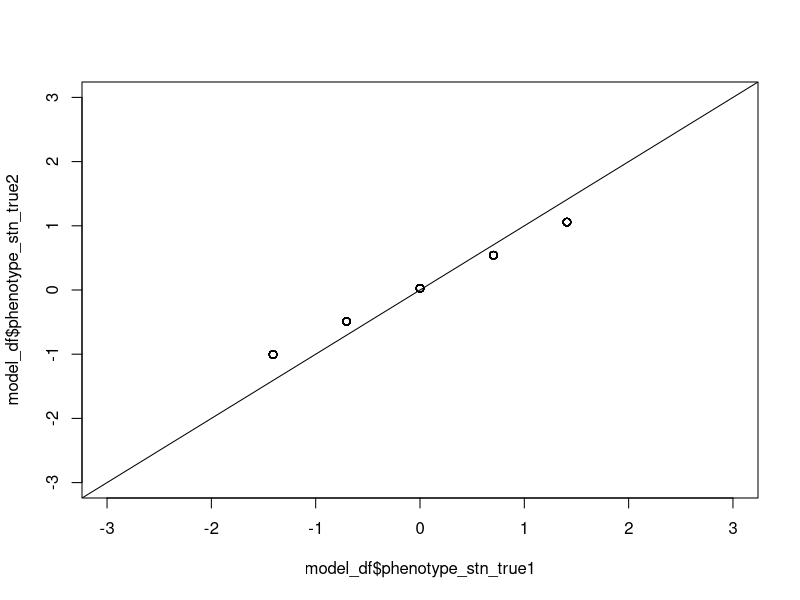
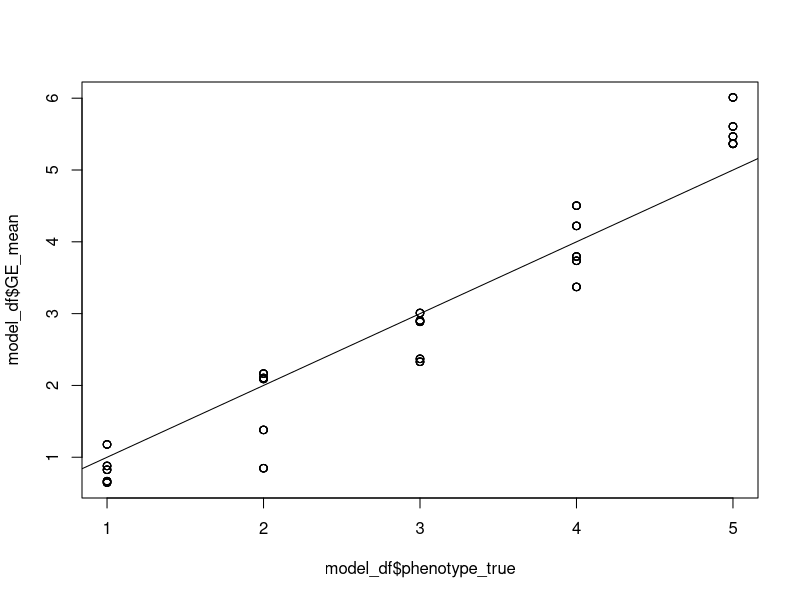
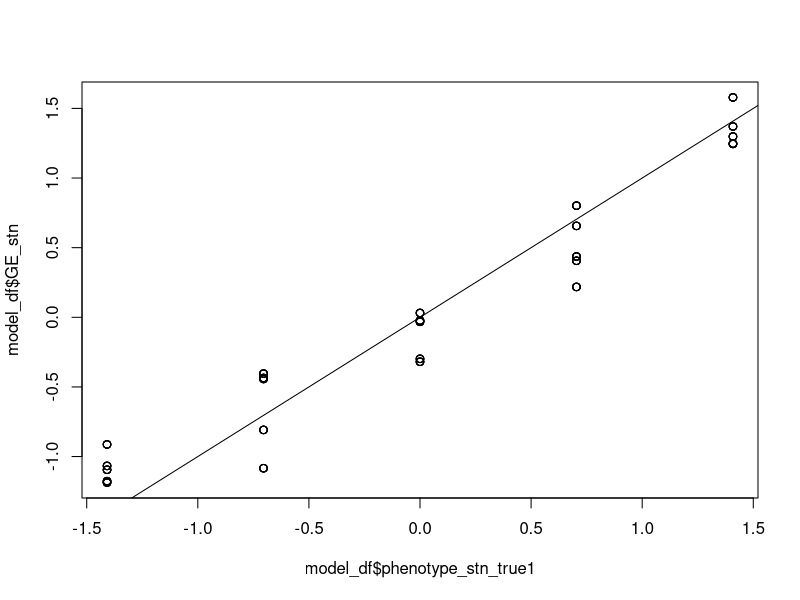
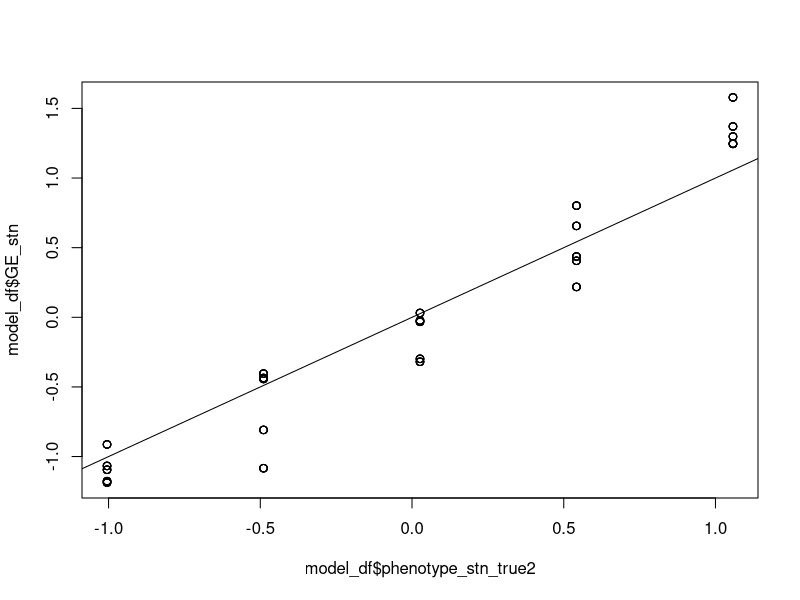
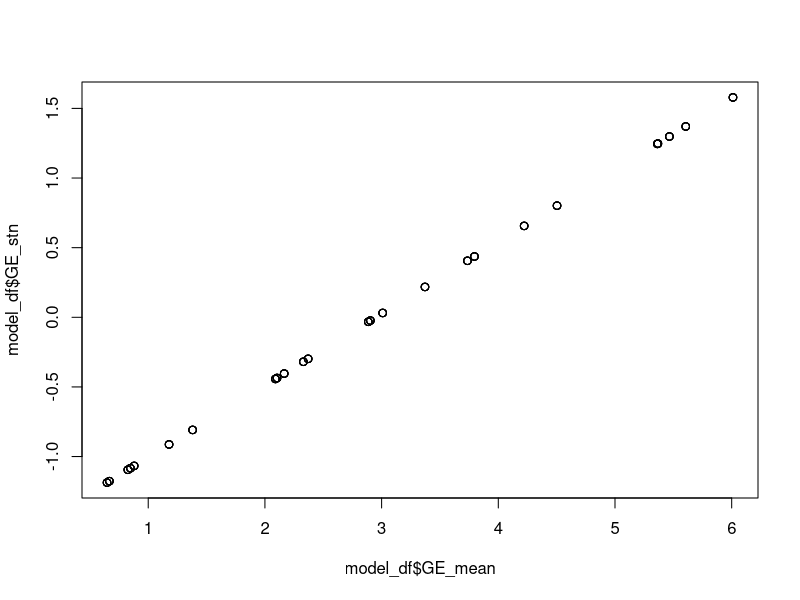
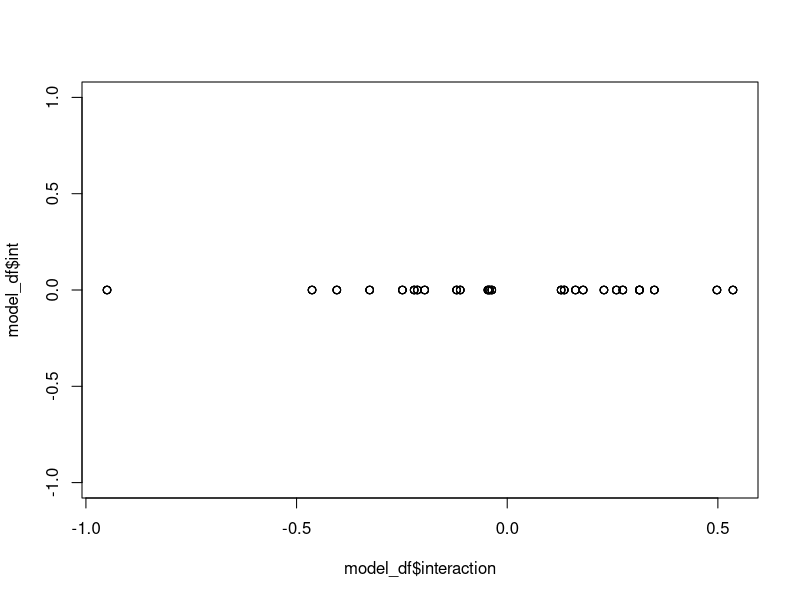
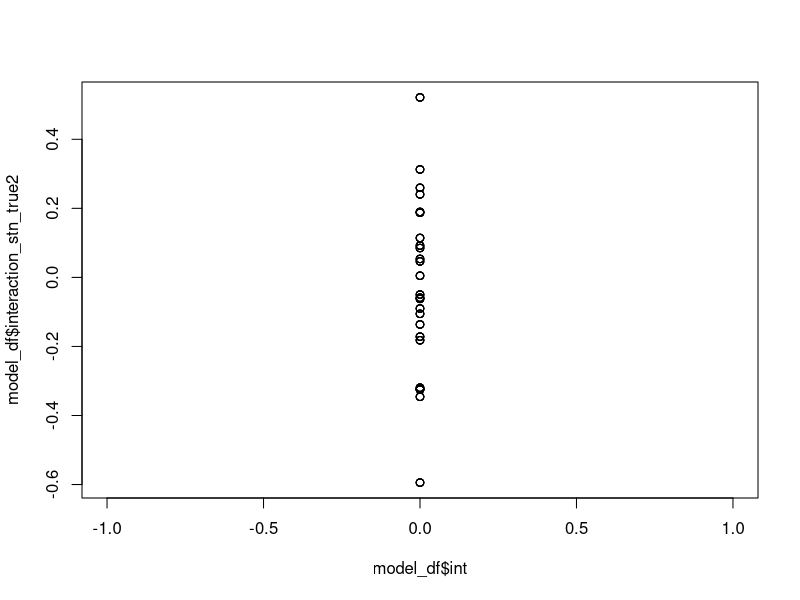
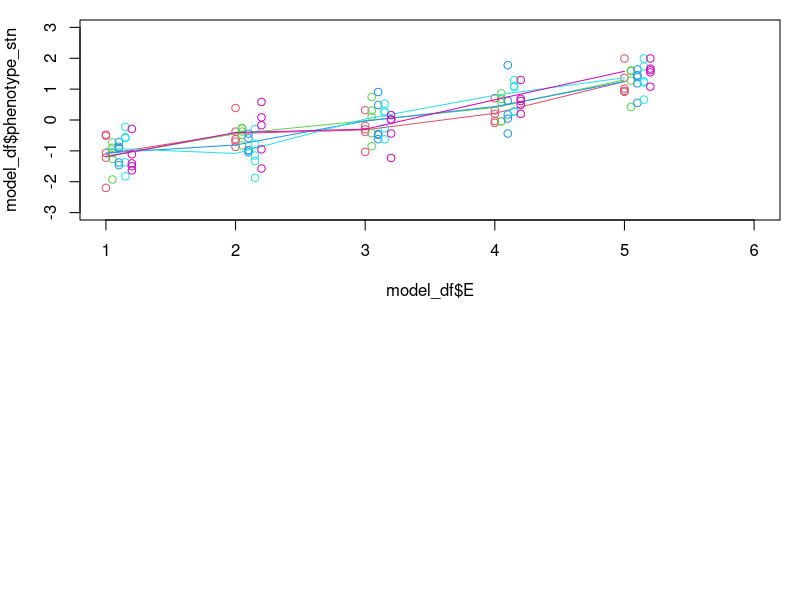

Write R code to recreate these figures, in order. (Note: this script raises an error after producing the figures.)
## ---- chunk 1
knitr::opts_chunk$set(echo = TRUE)
## ---- chunk 2
# Load packages
  library("emmeans")
  library("lme4")
  library("rlist")
  library("dplyr")
  

beta1 = 1 # the amount the phenotype changes across 1 value of the environment (i.e., the slope). This is essentially the amount/degree of phenotypic plasticity that is the same across genotypes.

n_genotypes = 5 # the number of genotypes collected from different locations

beta2 = 0 # the amount the phenotype changes from one genotype to the next. This is essitially the increase intercept from one genotype to the next.

error_var <- n_genotypes/5

    #  beta1 <- 1
    #  beta2 <- 1
    
    # Generate data
    n = 5 # sample size
    n_environments = n_genotypes # the number of common garden environments that the genotypes are grown in. Basically, genotype[i] orginates from environment[i]. This matching between genotypes and environment is important for the the cov(G,E) calculation. Here, we only consider the case of the complete reciprocal transplant experiment.

    ## Create levels of genotypes and environments ####
    G = rep(1:n_genotypes, each=n*n_genotypes) # '0' n times, '1' n times
    E = rep(1:n_environments,times=n*n_genotypes) # '0'x50, '1'x50, '0'x50, '1'x50
    #set.seed(97)
    e = rnorm(n*n_genotypes*n_environments, 0, sd=error_var) # Random noise, with standard deviation of 1
    #e = 0 # EVALUATION

    ## Create interaction effect for each level of both factors ####
    # In this case we assume the GxE interactions are a 
    # normally distributed random variable with a mean of 0
    # As the sd increases, so does the GxE among treatments
    int <- 0 #rnorm(n_genotypes * n_environments, 0, sd=n_genotypes)
    # no GxE
    #int <- 0 # EVALUATION
 
     # this sd determines the amount of GxE
    int_df <- data.frame(expand.grid(G=1:n_genotypes, E=1:n_environments), 
                         int)
    
    ### Create the model dataframe ####
    model_df <- data.frame(G, E, e)
     model_df <- merge(model_df, int_df)
    model_df <- model_df[order(model_df$G, model_df$E),]
    dim(model_df)
    head(model_df, 30)
    
    # Generate phenotype data using the regression equation ####
    model_df$phenotype_true = beta1*model_df$E + beta2*model_df$G + model_df$int
    phenotype = beta1*model_df$E + beta2*model_df$G  + model_df$e + model_df$int
    
    model_df$phenotype = phenotype
   
    ### Standardize the phenotype by the observed data ####
    model_df$phenotype_stn = (phenotype-mean(phenotype))/sd(phenotype)
      # real data we would do this
    
    
     ### Standardize the "true phenotype" by itself (naive) ####
    model_df$phenotype_stn_true1 = (model_df$phenotype_true-mean(model_df$phenotype_true))/sd(model_df$phenotype_true)
      # naive approach because the amount of sd will be less without error (true) than with error (observed)
      # this is what we were doing before
   
     ### Standardize the "true phenotype" by observed (better) ####     
    model_df$phenotype_stn_true2 = (model_df$phenotype_true-mean(model_df$phenotype))/sd(model_df$phenotype)
    
    ### Compare true1(naive) with true2
    par(mfrow=c(1,1))
    plot(model_df$phenotype_stn_true1, model_df$phenotype_stn_true2, xlim=c(-3,3), ylim=c(-3,3))
    abline(0,1)
    
    model_df$GE <- paste0("G",model_df$G, "E", model_df$E)
    ### Calculate the mean standardized phenotype for that combo of G and E ####
    bob1 <- tapply(model_df$phenotype_stn, model_df$GE, mean)
    GE_mean_stn <- data.frame(GE=names(bob1), GE_stn=bob1)
    model_df <- merge(model_df, GE_mean_stn)
    
    ### Calculate the mean phenotype for that combo of G and E (unstd) ####
     # we use the unstd. pattern as the "true" pattern that should be in
     # the stnd data, if we stnd correctly
    bob2 <- tapply(model_df$phenotype, model_df$GE, mean)
    GE_mean <- data.frame(GE=names(bob2), GE_mean=bob2)
    model_df <- merge(model_df, GE_mean)
    head(model_df)
    dim(model_df)
    
    
    ### Compare the true phenotype with no error
    ### to the GE_mean calculaed after error was added
    ### "TRUE Pattern" (unst)
    plot(model_df$phenotype_true, model_df$GE_mean)
    abline(0,1)
      # pattern we expect in standardized data
    
    ### Make the same plot, but for snd_1
    # incorrect way of standardizing??
    plot(model_df$phenotype_stn_true1, model_df$GE_stn)
      # not on 1:1 line
    abline(0,1)
    summary(lm(model_df$GE_stn~model_df$phenotype_stn_true1))
      # slope near 0
    mean(abs(model_df$phenotype_stn_true1-model_df$GE_stn))
      # higher residual from 1:1
     
    ### Make the same plot, but for snd_2
    # better way of standardizing?? 
    plot(model_df$phenotype_stn_true2,model_df$GE_stn)
    abline(0,1)
    summary(lm(model_df$GE_stn~model_df$phenotype_stn_true2))
    # correct way of standardizing??
    mean(abs(model_df$phenotype_stn_true2-model_df$GE_stn))
    
   

    head(model_df)
## ---- chunk 3
    ### Interactions
    plot(model_df$GE_mean, model_df$GE_stn)
    
    ### Get G means and E meand for unstd data
    G_mean = data.frame(G=1:n_genotypes, G_mean=tapply(model_df$phenotype, model_df$G, mean))
   E_mean = data.frame(E=1:n_genotypes , E_mean=tapply(model_df$phenotype, model_df$E, mean))
  model_df <- merge(model_df,G_mean)
  model_df <- merge(model_df,E_mean)
  model_df$phenotype_mean <- mean(phenotype)
  model_df$interaction <- model_df$phenotype_mean - model_df$G_mean - model_df$E_mean + model_df$GE_mean
  plot(model_df$interaction, model_df$int)
   
  ### Get G meand and E means for Stnd data
    G_stn2 = data.frame(G=1:n_genotypes, G_stn2=tapply(model_df$phenotype_stn_true2, model_df$G, mean))
    E_stn2 = data.frame(E=1:n_genotypes , E_stn2=tapply(model_df$phenotype_stn_true2, model_df$E, mean))
   
   model_df <- merge(model_df,G_stn2)
  model_df <- merge(model_df,E_stn2)
  model_df$phenotype_stn_true2_mean <- mean(model_df$phenotype_stn_true2)
  model_df$interaction_stn_true2 <- model_df$phenotype_stn_true2_mean - model_df$G_stn2 - model_df$E_stn2 + model_df$GE_stn
  
    head(model_df)
    plot(model_df$int, model_df$interaction_stn_true2)
    
## ---- chunk 4
   par(mfrow=c(2,1), mar=c(4,4,1,1))
    plot(model_df$phenotype_stn~model_df$E, col=0, xlim=c(1,n_genotypes+1), ylim=c(-3,3))
    for (m in 1:nlevels(factor(model_df$G))){
      x <- model_df$E[model_df$G==m]+0.05*(m-1)
      points(model_df$phenotype_stn[model_df$G==m]~x, col=m+1)
      p_means <- tapply(model_df$phenotype_stn[model_df$G==m],model_df$E[model_df$G==m], mean)
      points(p_means~as.numeric(names(p_means)),
             col=m+1, type="l")
    }
## ---- chunk 5
model_df$E = as.factor(paste0("E",model_df$E))
model_df$G = as.factor(paste0("G",model_df$G))
  # Anova
    test_temp <- lm(phenotype_stn ~ E * G, data = model_df)
    summary(aov(test_temp))
    
    # Estimated Marginal Means
    emm_options(msg.interaction = FALSE)
    emm_E = as.data.frame(emmeans(test_temp,"E"))
    emm_G = as.data.frame(emmeans(test_temp, "G"))
    emm_GxE = as.data.frame(emmeans(test_temp, ~ E*G))
    
    # Overall plasticity
    summary(lm(model_df$GE_mean~model_df$E))# undst
    summary(lm(model_df$GE_stn~model_df$E))#stnd
    lm(model_df$GE_stn~model_df$E)$coef[2]
      # works for sims, not for real data
      # also get a P-value from permutations?
    
    # Overall deviation of G_means
    mean(abs(emm_G$emmean - mean(emm_G$emmean)))
    
    ## Just checking ###
    mean(model_df$phenotype_stn)
    # Magnitude of GxE -- EMMs
    
    
    allGE <- c()
    G_levels <- levels(model_df$G)
    E_levels <- levels(model_df$E)
    for (i in 1:nlevels(model_df$gen_factor)){
      for (j in 1:nlevels(model_df$exp_env_factor)){
        GxE_emm <- abs(mean(model_df$phenotype_stn) - 
         # GxE (Phenotype of ith genotype in jth environment)
                  emm_G$emmean[emm_G$G == G_levels[i]] - # phenotype of ith Genotype
                  emm_E$emmean[emm_E$exp_env_factor == E_levels[j]] + # phenotype of jth Environment
           emm_GxE$emmean[emm_GxE$gen_factor == G_levels[i] & emm_GxE$exp_env_factor == E_levels[j]] 
                  )
        allGE <- c(allGE, GxE_emm)
      }
    }
    hist(allGE)
    mean(allGE)
     
    
    # Magnitude of GxE -- Omega^2
    w2_GxE = (summary(aov(test_temp))[[1]][3,2] - #(SS_effect -
             (summary(aov(test_temp))[[1]][3,1]*summary(aov(test_temp))[[1]][4,3])) / #(Df_effect * MS_error))/
             (sum(summary(aov(test_temp))[[1]][,2]) + # (SS_total+
             (summary(aov(test_temp))[[1]][4,3])) # MS_error) #  = 0.807962
    w2_GxE
    # Magnitude of GxE -- Eta^2
    eta2_GxE = summary(aov(test_temp))[[1]][3,2]/sum(summary(aov(test_temp))[[1]][,2]) # = 0.8260634
    eta2_GxE
